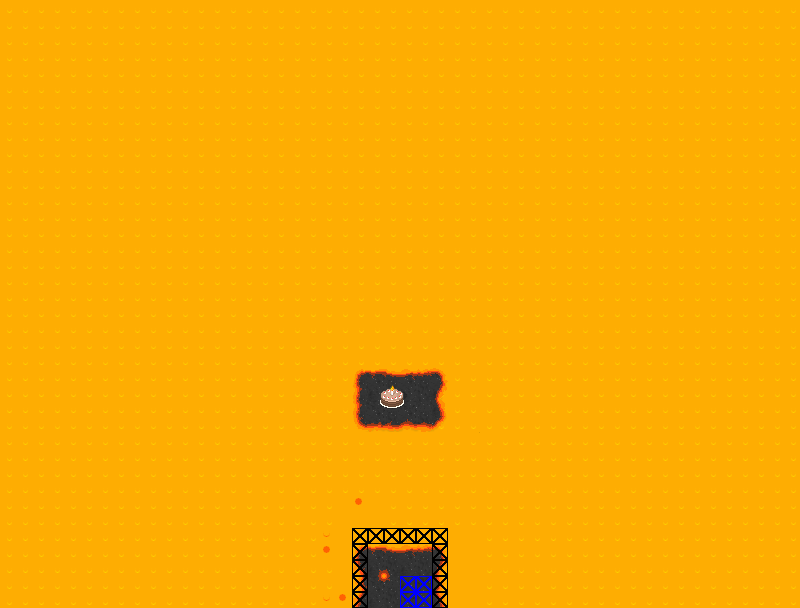

Tiled map render using the project's own tile images. Description and the map definition, with tile-layer contents summarised, below:
An orthogonal 50x38 tile map with 16x16 px tiles, 5 tile layers (tile, fedge, object, collision, ...).

<map version="1.0" orientation="orthogonal" width="50" height="38" tilewidth="16" tileheight="16">
 <tileset firstgid="1" name="testLevel2a" tilewidth="16" tileheight="16">
  <image source="testLevel2a.png" width="320" height="1568" />
 </tileset>
 <layer name="tile" width="50" height="38">
  <data>[1900 cells, 1895 non-empty, 11 distinct tile ids]</data>
 </layer>
 <layer name="fedge" width="50" height="38">
  <data>[1900 cells, 39 non-empty, 28 distinct tile ids]</data>
 </layer>
 <layer name="object" width="50" height="38">
  <data>[1900 cells, 6 non-empty, 6 distinct tile ids]</data>
 </layer>
 <layer name="collision" width="50" height="38">
  <data>[1900 cells, 14 non-empty, 1 distinct tile ids]</data>
 </layer>
 <objectgroup name="npc" width="50" height="38" visible="0" />
 <layer name="event" width="50" height="38">
  <data>[1900 cells, 4 non-empty, 1 distinct tile ids]</data>
 </layer>
</map>
